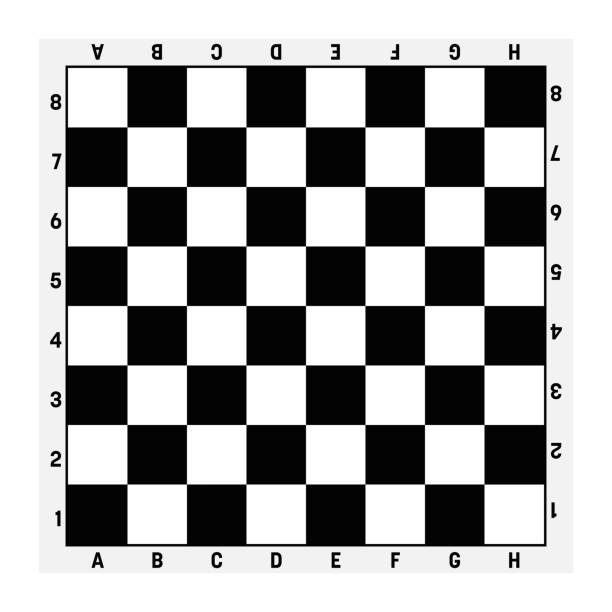
#> input picture chess.jpg, 612 x 612 px
$ python corner_detection.py
#> lines starting #> are read from the running program, lines starting #| are printed output that depends on the picture
import cv2
import numpy as np

img = cv2.imread('./chess.jpg')
#> img is the input picture: shape (612, 612, 3); min 0, max 255, mean 171.7
img = cv2.resize(img, (0, 0), fx=1, fy=1)

gray = cv2.cvtColor(img, cv2.COLOR_BGR2GRAY)
# cv2.imshow('gray', gray)

corners = cv2.goodFeaturesToTrack(gray, 100, 0.01, 10)
#> corners = 100 rows, first 8: [552, 278], [54, 399], [553, 324], [425, 425], [339, 566], [450, 55], [331, 45], [187, 187]
corners=corners.astype(int)
for i in corners:
    x, y = i.ravel()
    cv2.circle(gray, (x, y), 5, (0, 255, 0), -1)
#> this loop made 100 passes
#> (x, y) on passes 1 to 12: (552, 278), (54, 399), (553, 324), (425, 425), (339, 566), (450, 55), (331, 45), (187, 187), (186, 424), (391, 58), (97, 50), (339, 553)
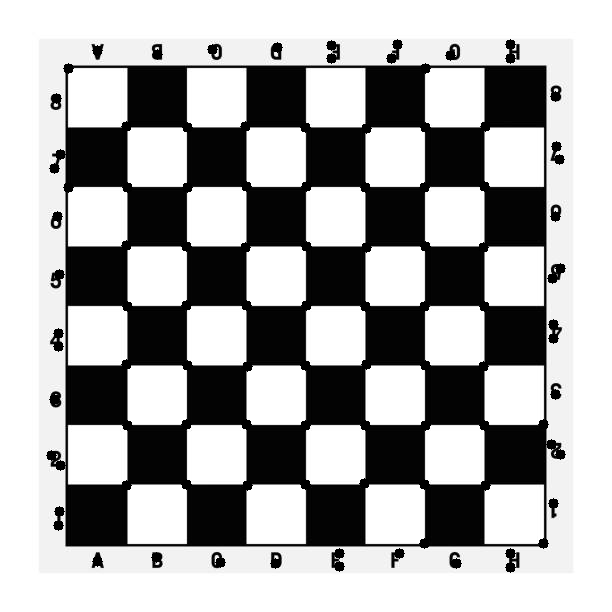
#> gray: shape (612, 612); min 0, max 255, mean 168.6
for i in range(len(corners)):
    for j in range(i+1, len(corners)):
        corner1 = tuple(corners[i][0])
        corner2 = tuple(corners[j][0])
        color = tuple(map(lambda x: int(x), np.random.randint(0, 255, size=3)))
        cv2.line(img, corner1, corner2, color, 5)
#> this loop made 100 passes
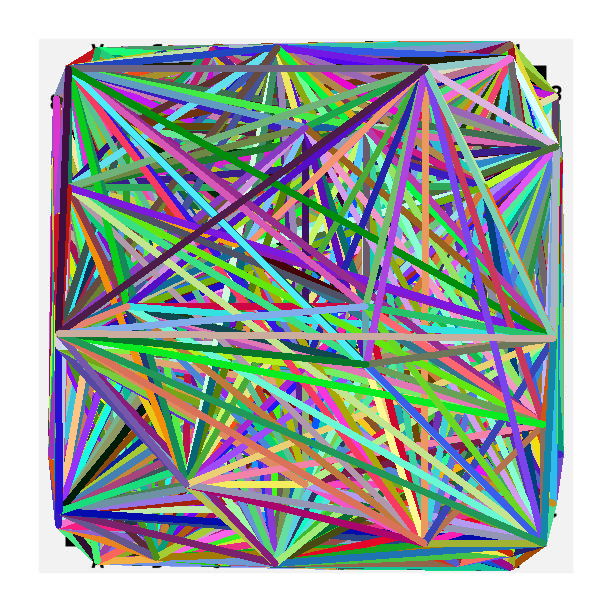
#> img: shape (612, 612, 3); mean B, G, R 165.6, 166.7, 159.3

cv2.imshow('frame', gray)
cv2.waitKey(0)
cv2.destroyAllWindows()
